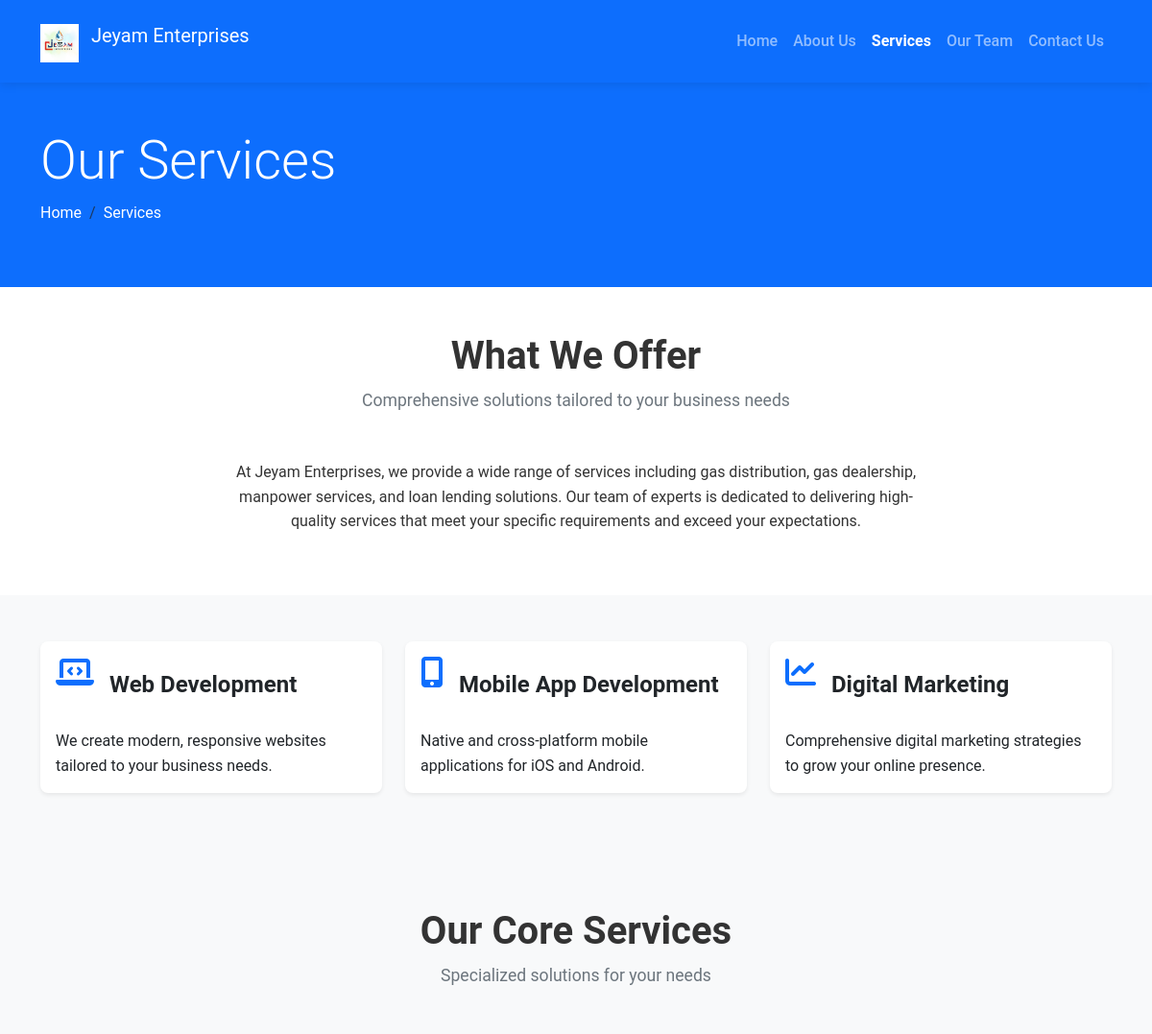
/services/ (upper part), run on an earlier commit of the app's database.
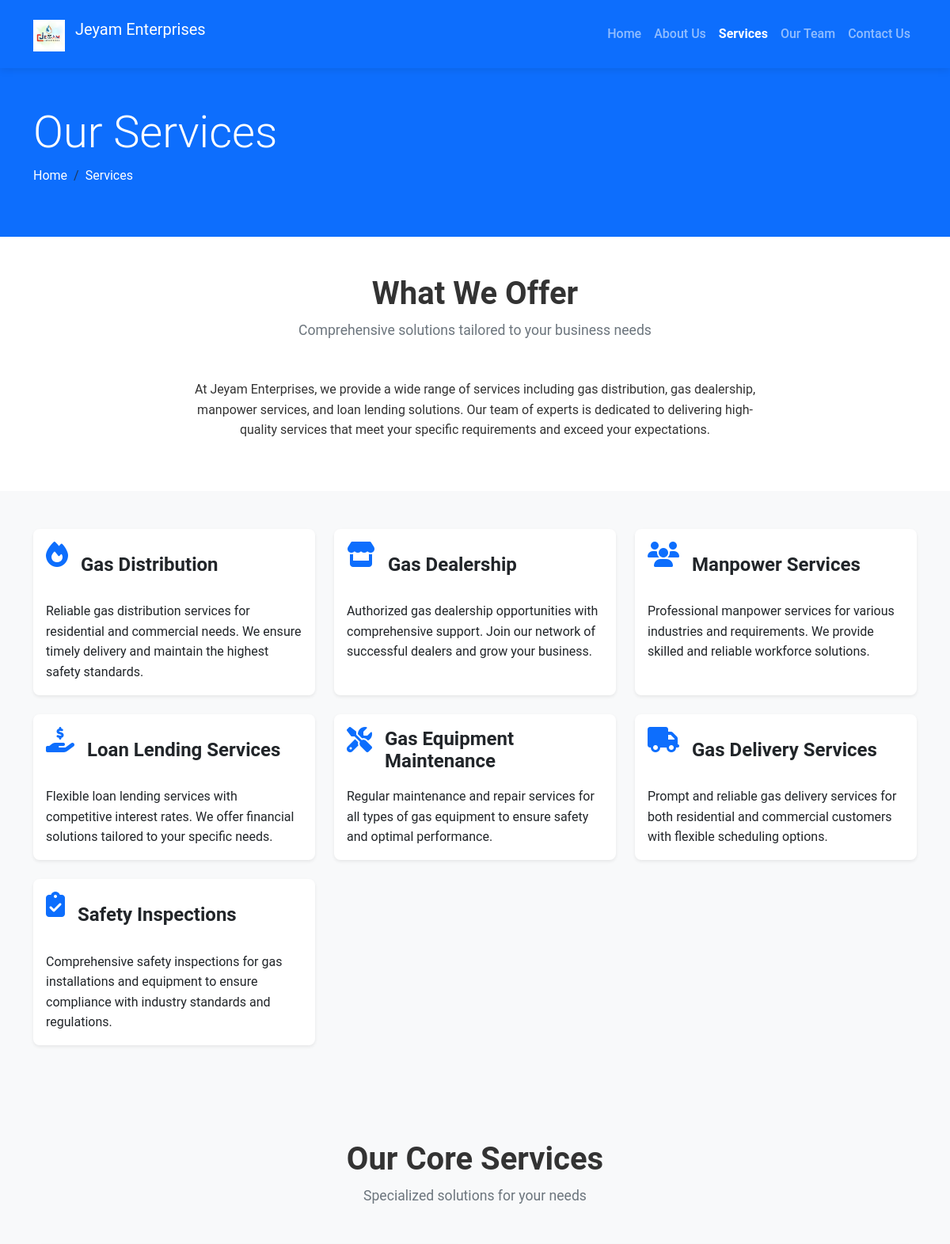
And on a later commit of the database.
### company/models.py (models this page shows, shortened)
class Service(models.Model):
    title = models.CharField(max_length=100)
    description = models.TextField()
    icon = models.CharField(max_length=50, help_text="Font Awesome icon class", blank=True)
    image = models.ImageField(upload_to='company/services/', blank=True, null=True)
    order = models.PositiveIntegerField(default=0)
    class Meta:
        ordering = ['order']

### company/views.py (the view)
# urls.py: path('services/', views.services, name='services'),
def services(request):
    services = Service.objects.all()
    context = {
        'services': services,
    }
    return render(request, 'services.html', context)

### templates/services.html (shortened to what this page needs)
{% extends 'base.html' %}
{% load static %}
{% block content %}
<section class="page-header bg-primary text-white py-5">
    <div class="container">
        <div class="row">
            <div class="col-12">
                <h1 class="display-4">Our Services</h1>
                <nav aria-label="breadcrumb">
                    <ol class="breadcrumb">
                        <li class="breadcrumb-item"><a href="{% url 'home' %}" class="text-white">Home</a></li>
                        <li class="breadcrumb-item active text-white" aria-current="page">Services</li>
                    </ol>
                </nav>
            </div>
        </div>
    </div>
</section>
<section class="services-intro py-5">
    <div class="container">
        <div class="row justify-content-center">
            <div class="col-lg-8 text-center">
                <h2 class="section-title">What We Offer</h2>
                <p class="section-subtitle mb-5">Comprehensive solutions tailored to your business needs</p>
                <p>At Jeyam Enterprises, we provide a wide range of services including gas distribution, gas dealership, manpower services, and loan lending solutions. Our team of experts is dedicated to delivering high-quality services that meet your specific requirements and exceed your expectations.</p>
            </div>
        </div>
    </div>
</section>
<section class="services-list py-5 bg-light">
    <div class="container">
        <div class="row">
            {% for service in services %}
            <div class="col-md-6 col-lg-4 mb-4">
                <div class="card h-100 service-card border-0 shadow-sm">
                    <div class="card-body">
                        <div class="d-flex align-items-center mb-3">
                            {% if service.icon %}
                            <div class="service-icon me-3">
                                <i class="{{ service.icon }} fa-2x text-primary"></i>
                            </div>
                            {% endif %}
                            <h4 class="card-title mb-0">{{ service.title }}</h4>
                        </div>
                        <p class="card-text">{{ service.description }}</p>
                    </div>
                </div>
            </div>
            {% empty %}
            <div class="col-12 text-center">
                <div class="alert alert-info">
                    <p class="mb-0">Our services information will be updated soon. Please check back later.</p>
                </div>
            </div>
            {% endfor %}
        </div>
    </div>
</section>
<section class="featured-services py-5 bg-light">
    <div class="container">
        <div class="text-center mb-5">
            <h2 class="section-title">Our Core Services</h2>
            <p class="section-subtitle">Specialized solutions for your needs</p>
        </div>
    </div>
</section>
{% endblock %}

What changed in the data, as far as the page shows it:
removed Service: title "Web Development", description "We create modern, responsive websites tailored to your business needs."
removed Service: title "Mobile App Development", description "Native and cross-platform mobile applications for iOS and Android."
removed Service: title "Digital Marketing", description "Comprehensive digital marketing strategies to grow your online presence."
added Service: title "Gas Distribution", description "Reliable gas distribution services for residential and commercial needs. We ensure timely delivery and maintain the highest safety standards."
added Service: title "Gas Dealership", description "Authorized gas dealership opportunities with comprehensive support. Join our network of successful dealers and grow your business."
added Service: title "Manpower Services", description "Professional manpower services for various industries and requirements. We provide skilled and reliable workforce solutions."
added Service: title "Loan Lending Services", description "Flexible loan lending services with competitive interest rates. We offer financial solutions tailored to your specific needs."
added Service: title "Gas Equipment Maintenance", description "Regular maintenance and repair services for all types of gas equipment to ensure safety and optimal performance."
added Service: title "Gas Delivery Services", description "Prompt and reliable gas delivery services for both residential and commercial customers with flexible scheduling options."
added Service: title "Safety Inspections", description "Comprehensive safety inspections for gas installations and equipment to ensure compliance with industry standards and regulations."
